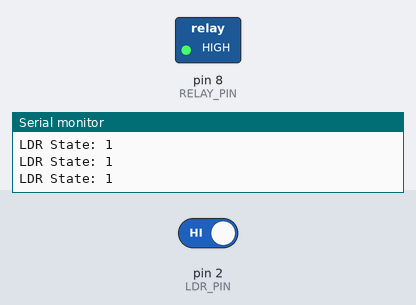
A sketch run on a simulated Arduino Uno, built with avr-gcc and run on an emulated ATmega328P. Shown: switched loads named in the sketch (green lamp = pin HIGH), the last lines printed to the serial monitor. The inputs (shaded band) are chosen by the test bench; at power-on: pin 2 (LDR_PIN) HIGH.

Above: at 1.8 s.
1.9 s: pin 2 (LDR_PIN) driven LOW
At 3.2 s:
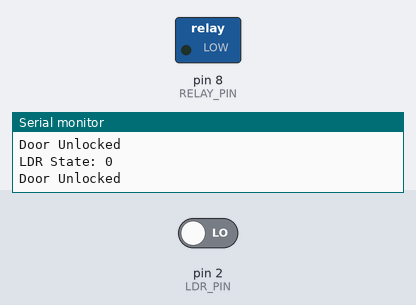
3.5 s: pin 2 (LDR_PIN) driven HIGH
At 4.4 s:
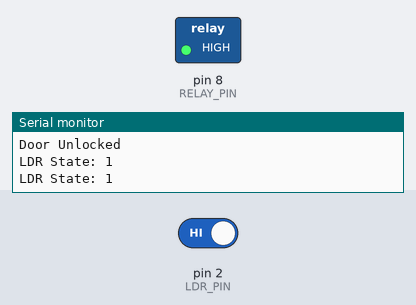
Timing chart, 0 to 6.5 s (numbered marks = the images above; inputs shaded):
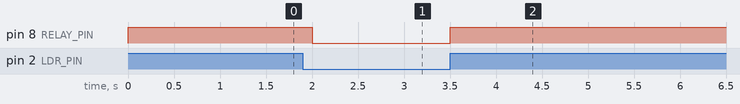

The sketch:

ldr_door_lock.ino
```cpp
const int LDR_PIN = 2;
const int RELAY_PIN = 8;

void setup() {
  pinMode(LDR_PIN, INPUT);
  pinMode(RELAY_PIN, OUTPUT);
  digitalWrite(RELAY_PIN, HIGH);
  Serial.begin(9600);
}

void loop() {
  int ldrState = digitalRead(LDR_PIN);
  Serial.print("LDR State: ");
  Serial.println(ldrState);

  if (ldrState == LOW) {
    digitalWrite(RELAY_PIN, LOW);
    Serial.println("Door Unlocked");
  } else {
    digitalWrite(RELAY_PIN, HIGH);
  }
  delay(500);
}
```

Measured:
- after the input at 1.9 s, pin 8 (RELAY_PIN): HIGH → LOW after 0.10 s
- after the input at 3.5 s, pin 8 (RELAY_PIN): LOW → HIGH at once
